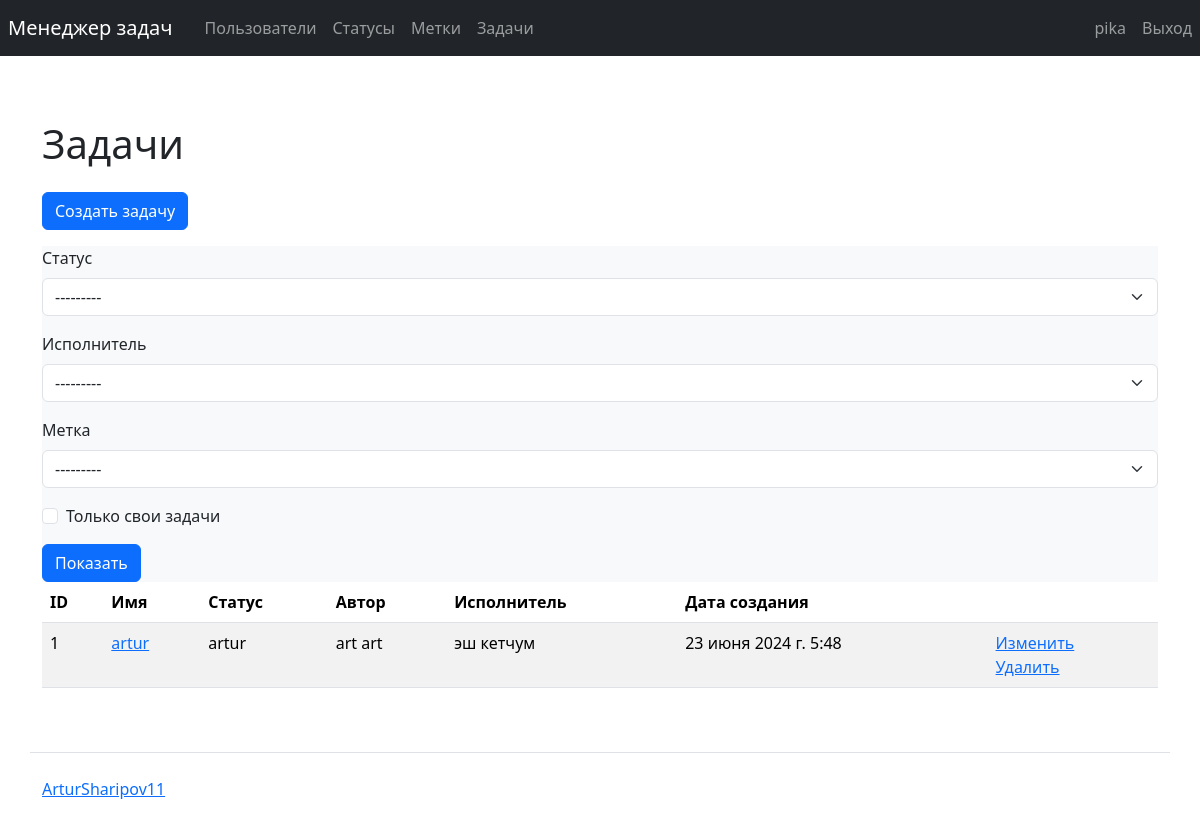
Screenshot of /tasks/ (signed in) with the database file from the repository.
### task_manager/users/models.py (models this page shows)
class User(AbstractUser):
    def __str__(self):
        return self.get_full_name()

### task_manager/tasks/models.py (models this page shows, shortened)
class Task(models.Model):
    name = models.CharField(max_length=200, unique=True, verbose_name=_('Name'))
    description = models.TextField(blank=True, verbose_name=_('Description'))
    status = models.ForeignKey(Status,
                               on_delete=models.PROTECT,
                               verbose_name=_('Status'))
    author = models.ForeignKey(get_user_model(),
                               on_delete=models.PROTECT,
                               related_name='tasks_author',
                               verbose_name=_('Author'))
    executor = models.ForeignKey(get_user_model(),
                                 on_delete=models.PROTECT,
                                 blank=True, null=True,
                                 related_name='tasks_executor',
                                 verbose_name=_('Executor'))
    labels = models.ManyToManyField(Label, blank=True,
                                    related_name='labels',
                                    verbose_name=_('Labels'))
    timestamp = models.DateTimeField(auto_now_add=True,
                                     verbose_name=_('Date of creation'))

### task_manager/statuses/models.py (models this page shows)
class Status(models.Model):
    name = models.CharField(max_length=200, unique=True, verbose_name=_('Name'))
    timestamp = models.DateTimeField(auto_now_add=True)
    def __str__(self) -> str:
        return self.name

### task_manager/tasks/views.py (the view)
# urls.py: path('', views.IndexTasks.as_view(), name='tasks'),
class IndexTasks(NoPermissionMixin, NoAuthMixin, FilterView):
    model = Task
    template_name = 'tasks/tasks.html'
    filterset_class = TasksFilter
    def get_context_data(self, **kwargs):
        context = super().get_context_data(**kwargs)
        context['messages'] = messages.get_messages(self.request)
        return context

### task_manager/mixins.py (called while the page is built)
    def dispatch(self, request, *args, **kwargs):
        self.permission_denied_message = _(
            'You are not authorized! Please come in.')
        self.permission_denied_url = reverse_lazy('login')
        return super().dispatch(request, *args, **kwargs)

### task_manager/templates/tasks/tasks.html
{% extends "base.html" %}
{% load django_bootstrap5 %}
{% load i18n %}
{% block main %}
  <main>
    <h1 class="my-4">{% translate "Tasks" %}</h1>
    <a class="btn btn-primary mb-3" href="{% url 'create_task' %}">{% translate "Create task" %}</a>
    <div class="card-body bg-light">
      <form method="get">
        {% bootstrap_form filter.form %}
        <input class="btn btn-primary" type="submit" value="{% translate 'Show' %}">
      </form>
    </div>
    <table class="table table-striped">
      <thead>
        <tr>
          <th>ID</th>
          <th>{% translate "Name" %}</th>
          <th>{% translate "Status" %}</th>
          <th>{% translate "Author" %}</th>
          <th>{% translate "Executor" %}</th>
          <th>{% translate "Create date" %}</th>
          <th></th>
        </tr>
      </thead>
      {% for task in filter.qs %}
      <tbody>
          <tr>
            <td>{{ task.id }}</td>
            <td><a href="{% url 'view_task' task.id %}">{{ task.name }}</a></td>
            <td>{{ task.status }}</td>
            <td>{{ task.author }}</td>
            {% if task.executor %}
            <td>{{ task.executor }}</td>
            {% else %}
            <td></td>
            {% endif %}
            <td>{{ task.timestamp }}</td>
            <td>
              <a href="{% url 'update_task' task.id %}">{% translate "Change" %}</a>
              <br>
              <a href="{% url 'delete_task' task.id %}">{% translate "Delete" %}</a>
            </td>
          </tr>
      </tbody>
      {% endfor %}
    </table>
  </main>
{% endblock %}

### task_manager/templates/header.html (shortened to what this page needs)
{% load i18n %}
<nav class="navbar navbar-expand-md navbar-dark fixed-top bg-dark">
  <div class="collapse navbar-collapse d-lg-flex" id="navbarCollapse">
    <ul class="navbar-nav col-lg-9 justify-content-lg-start">
      <li class="nav-item active">
        <a class="navbar-brand nav-link" href="{% url 'home' %}">{% translate "Task manger" %}</a>
      </li>
      <li class="nav-item active">
        <a class="nav-link" href="{% url 'users' %}">{% translate "Users" %}</a>
      </li>
      {% if user.is_authenticated %}
      <li class="nav-item">
        <a class="nav-link" href="{% url 'statuses' %}">{% translate "Statuses" %}</a>
      </li>
      <li class="nav-item">
        <a class="nav-link" href="{% url 'labels' %}">{% translate "Labels" %}</a>
      </li>
      <li class="nav-item">
        <a class="nav-link" href="{% url 'tasks' %}">{% translate "Tasks" %}</a>
      </li>
      {% endif %}
    </ul>
    <ul class="navbar-nav col-lg-3 justify-content-lg-end">
    {% if user.is_authenticated %}
    <li class="nav-item">
        <a class="nav-link" href="#">{{ user.username }}</a>
    </li>
    <li class="nav-item">
        <form method="post" action="{% url 'logout' %}">
            <input class="btn nav-link" type="submit" value="{% translate 'Log Out' %}">
        </form>
    </li>
    {% endif %}
    </ul>
  </div>
</nav>

### rows the page displays
User: username "pika"
Task: id "1", name "artur", status "artur", author "art art", executor "эш кетчум", timestamp "23 июня 2024 г. 5:48"
